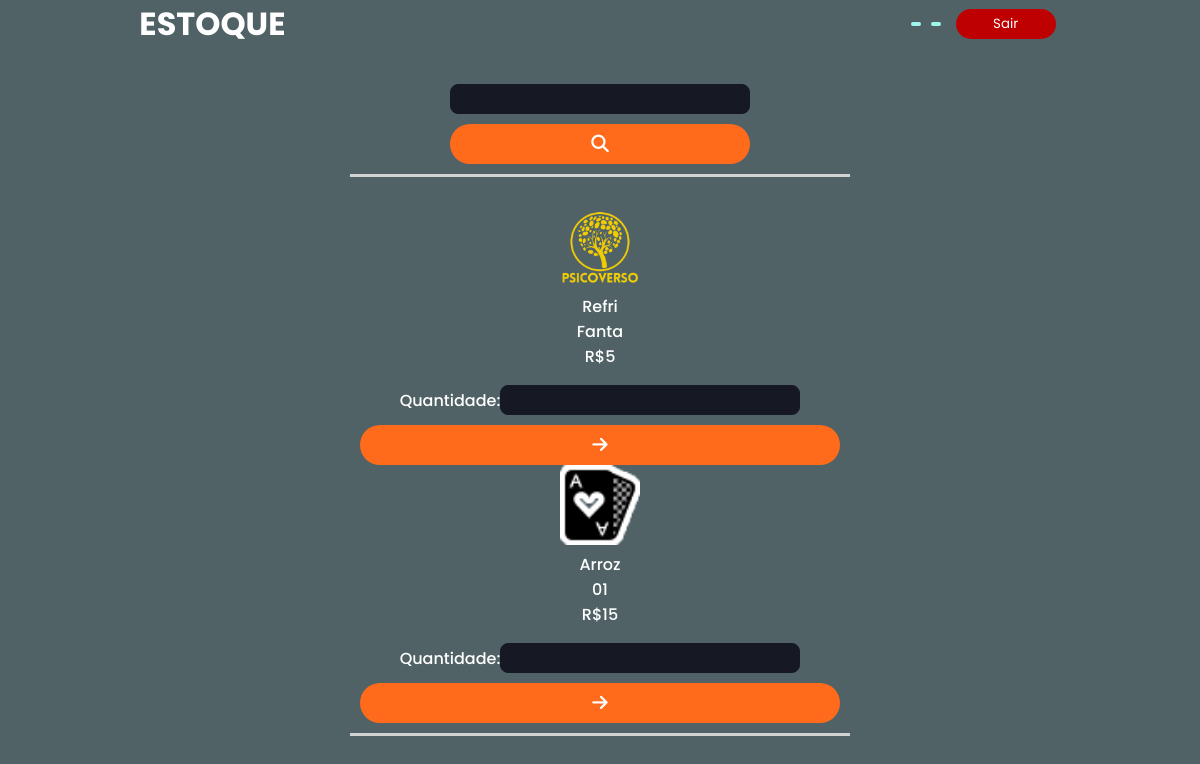
Page /views/view_vendedor.php on the committed database.
### tables this page shows
CREATE TABLE `produtos` (
  `id` int(11) NOT NULL,
  `nome` varchar(20) NOT NULL,
  `codigo` varchar(60) NOT NULL,
  `marca` varchar(20) NOT NULL,
  `quantidade` int(11) NOT NULL,
  `preco` int(11) NOT NULL,
  `image` varchar(100) NOT NULL,
  `idFornecedor` int(11) NOT NULL,
  `idUser` int(11) NOT NULL,
  `dataCompra` varchar(15) NOT NULL
);

### views/view_vendedor.php (the view, shortened to what this page needs)
<?php
require_once "config/connect_db.php";
$cargo = $_SESSION['authUser']['cargo'];
$nome = $_SESSION['authUser']['nome'];
if(!isset($_GET['btnSearch'])){
    $sqlListProd = "SELECT * FROM produtos WHERE quantidade > 0";
}elseif(isset($_GET['btnSearch'])){
    $search = $_GET['textSearch'];
    $sqlListProd = "SELECT * FROM produtos WHERE nome LIKE '%$search%' OR marca LIKE '%$search%' AND quantidade > 0";
}else{
    $sqlListProd = "SELECT * FROM produtos WHERE quantidade > 0";
}
$resultListProd = $conn->query($sqlListProd);
?>
<!DOCTYPE html>
<html lang="en">
<head>
    <link rel="stylesheet" type="text/css" href="./assets/gerente.css">
<body>
    <header>
        <div>
            <h1>ESTOQUE</h1>
        </div>
        <nav>
            <ul class="nav-list">
                <li><?= $cargo ?></li>
                <li><?= $nome ?></li>
                <li id="li-exit">
                    <form action="<?= htmlspecialchars('') ?>" method="get">
                        <button class="btn_exit" type="sair" name="sair">Sair</button>
                    </form>
                </li>
            </ul>
        </nav>
    </header>
    <main>
        <div>
            <form action="<?= htmlspecialchars('') ?>" method="get">
                <input type="text" name="textSearch" id="textSearch">
                <button name="btnSearch" type="submit"><i class="fa-solid fa-magnifying-glass"></i></button>
            </form>
        </div>
        <div>
<?php
    if($resultListProd->num_rows == 0) {
        echo "Não há produtos!";
    } else {
        while($rowListProd = $resultListProd->fetch_assoc()) {
?>
            <div>
                <div>
                    <img style="height: 80px; aspect-ratio: 1 / 1;" src="assets/uploads/<?= $rowListProd['image'] ?>" alt="">
                </div>
                <div>
                    <p><?= $rowListProd['nome'] ?></p>
                    <p><?= $rowListProd['marca'] ?></p>
                    <p>R$<?= $rowListProd['preco'] ?></p>
                </div>
                <form action="controllers/cont_compra.php" method="post">
                    <label for="quantidadeProd">Quantidade:<input type="number" name="quantidadeProd" max="<?= $rowListProd['quantidade'] ?>" min="1" required></label>
                    <button type="submit" name="btnCompra"><i class="fa-sharp fa-solid fa-arrow-right"></i></button>
                </form>
            </div>
<?php
        }
    }
?>
        </div>
    </main>
</body>
</html>

### assets/gerente.css (style rules this page uses)
.nav-list { list-style: none; margin-left: 32px; display: flex; letter-spacing: 3px; }
li form button { width: 100px; height: 30px; border-radius: 32px; }
div { position: relative; width: 100%; }
input { border-radius: 0; padding: 5px; margin-bottom: 10px; width: 100%; box-sizing: border-box; }
* { margin: 0; padding: 0; border: 0; box-sizing: border-box; font-family: "Poppins", sans-serif; }
body { background: #506266; color: white; font-weight: 500; }
main { display: flex; flex-direction: column; align-items: center; justify-content: center; margin-top: 10px; gap: 20px; }
main > div { width: 500px; display: flex; flex-flow: column nowrap; justify-content: center; align-items: center; padding: 10px; text-align: center; border-bottom: lightgray 3px solid; }
header { display: flex; flex-flow: row nowrap; justify-content: space-evenly; align-items: center; cursor: default; user-select: none; }
button { cursor: pointer; }
header > div { width: 50%; }
ul { display: flex; flex-flow: row nowrap; justify-content: space-evenly; align-items: center; gap: 10px; }
#li-exit { background-color: transparent; }
#li-exit > form > button { background-color: #BF0000; color: white; }
ul > li { background-color: #9EF8EE; color: gray; font-weight: bolder; padding: 2px 5px; border-radius: 8px; }
main form { display: flex; flex-direction: column; align-items: center; justify-content: center; }
main form input { background: #161923; width: 300px; height: 30px; padding: 0 0.5rem; margin-top: 1rem; outline: none; color: white; font-size: 1rem; border: 1px solid #161923; border-radius: 8px; }
main form button[type="submit"] { cursor: pointer; width: 100%; height: 40px; border: none; border-radius: 32px; background: #FF6B1A; color: white; font-size: 1.1rem; transition: all .3s ease-in-out; }

### rows in the picture
produtos: image (picture), nome "Refri", marca "Fanta", preco "5"
produtos: image (picture), nome "Arroz", marca "01", preco "15"
